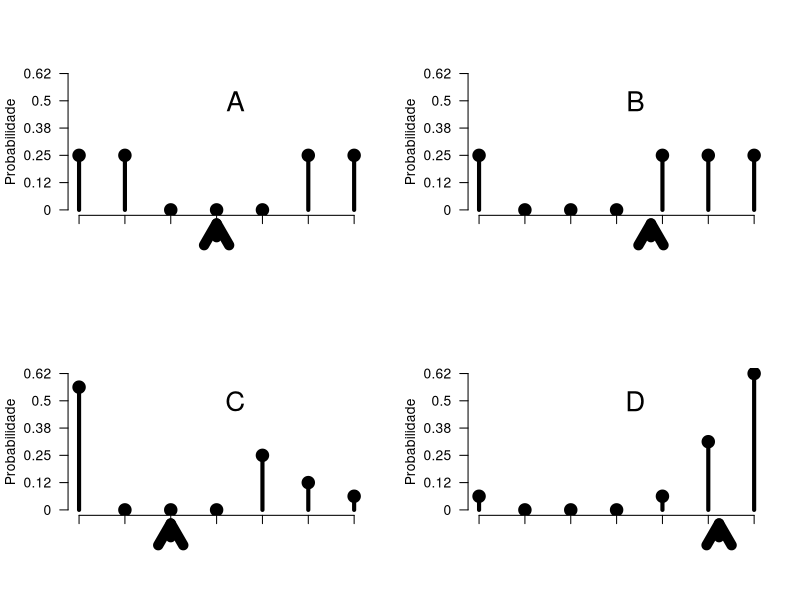
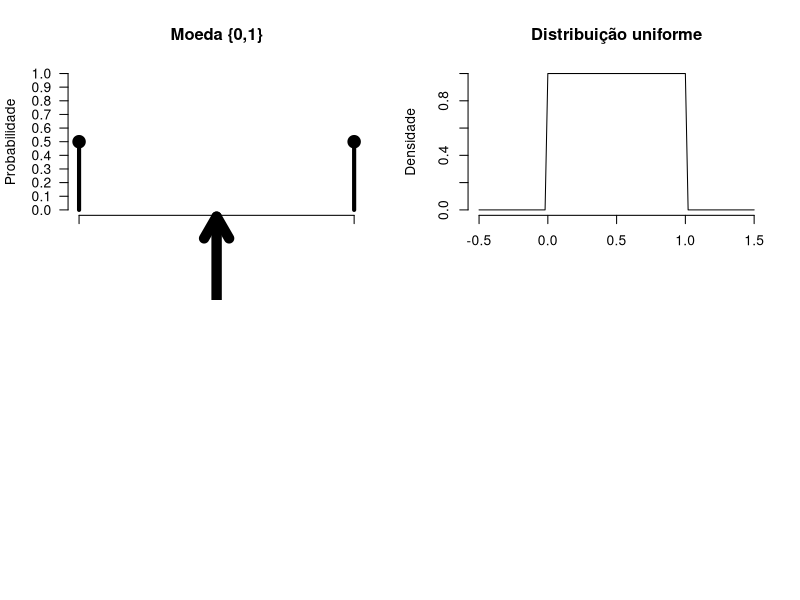

The R script that drew these images, in order:
##Função para calcular o valor esperado
esperanca<-function(vetor){
    esperanca<-0
    for(i in 1:length(vetor)){
        esperanca<-esperanca+ i * (vetor[i]/sum(vetor))
    }
    return(esperanca)
}
 
##Figura 1
par(mfrow=c(2,2))
valores<-c(4,4,0,0,0,4,4)
plot(1:length(valores),valores,ylim=c(0,10),ylab="Probabilidade",yaxt="n",frame=F,xaxt="n",xlab="",pch=19,cex=2)
for(i in 1:length(valores)){
    lines(c(i,i),c(0,valores[i]),lwd=4)
}
axis(2,at=seq(0,10,2),labels=round(seq(0,10,2)/16,2),las=1)
axis(1,at=1:length(valores),labels=NA)
valor_esperado <- esperanca(valores)
arrows(valor_esperado, -2,valor_esperado,-1, xpd = TRUE,lwd=10)
legend("top",legend="A",bty="n",cex =2)
 
valores<-c(4,0,0,0,4,4,4)
plot(1:length(valores),valores,ylim=c(0,10),ylab="Probabilidade",yaxt="n",frame=F,xaxt="n",xlab="",pch=19,cex=2)
for(i in 1:length(valores)){
    lines(c(i,i),c(0,valores[i]),lwd=4)
}
axis(2,at=seq(0,10,2),labels=round(seq(0,10,2)/16,2),las=1)
axis(1,at=1:length(valores),labels=NA)
valor_esperado <- esperanca(valores)
arrows(valor_esperado, -2,valor_esperado,-1, xpd = TRUE,lwd=10)
legend("top",legend="B",bty="n",cex =2)
 
valores<-c(9,0,0,0,4,2,1)
plot(1:length(valores),valores,ylim=c(0,10),ylab="Probabilidade",yaxt="n",frame=F,xaxt="n",xlab="",pch=19,cex=2)
for(i in 1:length(valores)){
    lines(c(i,i),c(0,valores[i]),lwd=4)
}
axis(2,at=seq(0,10,2),labels=round(seq(0,10,2)/16,2),las=1)
axis(1,at=1:length(valores),labels=NA)
valor_esperado <- esperanca(valores)
arrows(valor_esperado, -2,valor_esperado,-1, xpd = TRUE,lwd=10)
legend("top",legend="C",bty="n",cex =2)
 
valores<-c(1,0,0,0,1,5,10)
plot(1:length(valores),valores,ylim=c(0,10),ylab="Probabilidade",yaxt="n",frame=F,xaxt="n",xlab="",pch=19,cex=2)
for(i in 1:length(valores)){
    lines(c(i,i),c(0,valores[i]),lwd=4)
}
axis(2,at=seq(0,10,2),labels=round(seq(0,10,2)/16,2),las=1)
axis(1,at=1:length(valores),labels=NA)
valor_esperado <- esperanca(valores)
arrows(valor_esperado, -2,valor_esperado,-1, xpd = TRUE,lwd=10)
legend("top",legend="D",bty="n",cex =2)
 
##Figura 2
valores<-c(0.5,0.5)
plot(1:length(valores),valores,ylim=c(0,1),ylab="Probabilidade",yaxt="n",frame=F,xaxt="n",xlab="",pch=19,cex=2,main="Moeda {0,1}")
for(i in 1:length(valores)){
    lines(c(i,i),c(0,valores[i]),lwd=4)
}
axis(2,at=seq(0,1,0.1),las=1)
axis(1,at=1:length(valores),labels=NA)
valor_esperado <- esperanca(valores)
arrows(valor_esperado, -2,valor_esperado,-0.05, xpd = TRUE,lwd=10)
 
##Figura 3
curve(dunif(x),-0.5,1.5,frame=F,xlab="",ylab="Densidade",main="Distribuição uniforme")
 
##Valor esperado da distribuição uniforme, quantile de 50%
qunif(0.5,min=0,max=1)
